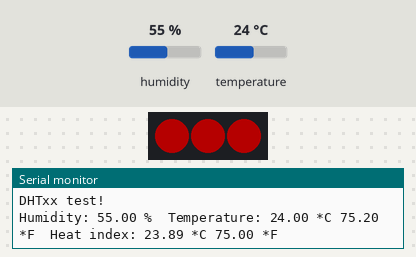
Bench run of a sketch on a simulated Arduino Uno, built with avr-gcc and run on an emulated ATmega328P. On the bench: 3 RGB LEDs in strip order, left to right, the last lines printed to the serial monitor. The test bench sets the inputs (shaded band); at power-on: temperature 24 °C, humidity 55 %. Dim RGB values are drawn brighter than linear; the strip is taken to match the declared colour order.

Above: at 18.0 s.
18.1 s: temperature set to 22 °C
33.1 s: temperature set to 19 °C
At 40.9 s:
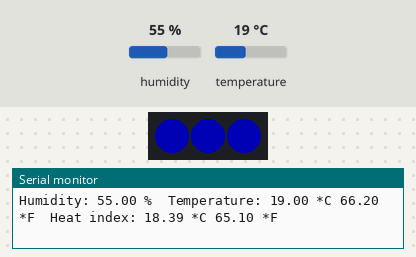
48.1 s: temperature set to 28 °C
At 51.2 s:
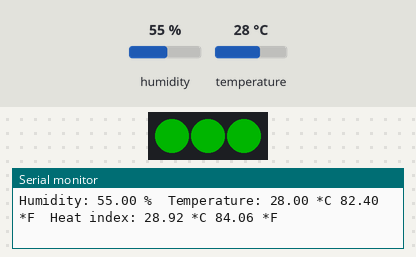
63.1 s: temperature set to 24 °C
At 70.5 s:
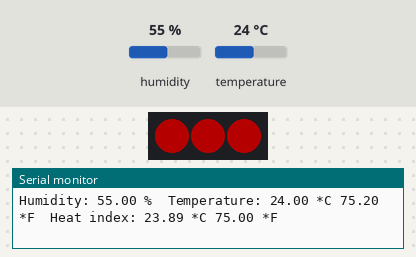
Timing chart, 0 to 72.0 s (numbered marks = the images above; inputs shaded):
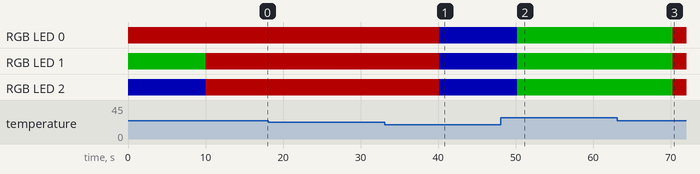

The sketch:

thermometerLedStripe.ino
```cpp
#include "DHT.h"

#define DHTPIN 2     // what digital pin we're connected to

#define DHTTYPE DHT11   // DHT 11

#include <Adafruit_NeoPixel.h>

#define PIN 6

// Parameter 1 = number of pixels in strip
// Parameter 2 = pin number (most are valid)
// Parameter 3 = pixel type flags, add together as needed:
//   NEO_KHZ800  800 KHz bitstream (most NeoPixel products w/WS2812 LEDs)
//   NEO_KHZ400  400 KHz (classic 'v1' (not v2) FLORA pixels, WS2811 drivers)
//   NEO_GRB     Pixels are wired for GRB bitstream (most NeoPixel products)
//   NEO_RGB     Pixels are wired for RGB bitstream (v1 FLORA pixels, not v2)
Adafruit_NeoPixel strip = Adafruit_NeoPixel(3, 7, NEO_RGB + NEO_KHZ800);

// Connect pin 1 (on the left) of the sensor to +5V
// NOTE: If using a board with 3.3V logic like an Arduino Due connect pin 1
// to 3.3V instead of 5V!
// Connect pin 2 of the sensor to whatever your DHTPIN is
// Connect pin 4 (on the right) of the sensor to GROUND
// Connect a 10K resistor from pin 2 (data) to pin 1 (power) of the sensor

// Initialize DHT sensor.
// Note that older versions of this library took an optional third parameter to
// tweak the timings for faster processors.  This parameter is no longer needed
// as the current DHT reading algorithm adjusts itself to work on faster procs.
DHT dht(DHTPIN, DHTTYPE);

void setup() {
  Serial.begin(9600);
  Serial.println("DHTxx test!");
  dht.begin();

  strip.begin();
  strip.setPixelColor(0, 64, 0, 0);
  strip.setPixelColor(1, 0, 64, 0);
  strip.setPixelColor(2, 0, 0, 64);
  strip.show();
}

void loop() {
  // Wait a few seconds between measurements.
  delay(10000);

  // Reading temperature or humidity takes about 250 milliseconds!
  // Sensor readings may also be up to 2 seconds 'old' (its a very slow sensor)
  float h = dht.readHumidity();
  // Read temperature as Celsius (the default)
  float t = dht.readTemperature();
  // Read temperature as Fahrenheit (isFahrenheit = true)
  float f = dht.readTemperature(true);

  // Check if any reads failed and exit early (to try again).
  if (isnan(h) || isnan(t) || isnan(f)) {
    Serial.println("Failed to read from DHT sensor!");
    return;
  }

  // Compute heat index in Fahrenheit (the default)
  float hif = dht.computeHeatIndex(f, h);
  // Compute heat index in Celsius (isFahreheit = false)
  float hic = dht.computeHeatIndex(t, h, false);

  Serial.print("Humidity: ");
  Serial.print(h);
  Serial.print(" %\t");
  Serial.print("Temperature: ");
  Serial.print(t);
  Serial.print(" *C ");
  Serial.print(f);
  Serial.print(" *F\t");
  Serial.print("Heat index: ");
  Serial.print(hic);
  Serial.print(" *C ");
  Serial.print(hif);
  Serial.println(" *F");

  if (t > 25){
    strip.begin();
    strip.setPixelColor(0, 0, 64, 0);
    strip.setPixelColor(1, 0, 64, 0);
    strip.setPixelColor(2, 0, 64, 0);
    strip.show();
  } else if (t > 20){
    strip.begin();
    strip.setPixelColor(0, 64, 0, 0);
    strip.setPixelColor(1, 64, 0, 0);
    strip.setPixelColor(2, 64, 0, 0);
    strip.show();
  } else {
    strip.begin();
    strip.setPixelColor(0, 0, 0, 64);
    strip.setPixelColor(1, 0, 0, 64);
    strip.setPixelColor(2, 0, 0, 64);
    strip.show();
  }
}
```

Measured:
- the behaviour switches between 21 and 20 °C on temperature (found by bisection; images 0 and 1)
- the behaviour switches between 26 and 25 °C on temperature (found by bisection; images 2 and 3)
- after the input at 33.1 s, RGB LED 0–2: RGB(64, 0, 0) → RGB(0, 0, 64) after 7.1 s
- after the input at 48.1 s, RGB LED 0–2: RGB(0, 0, 64) → RGB(0, 64, 0) after 2.1 s
- after the input at 63.1 s, RGB LED 0–2: RGB(0, 64, 0) → RGB(64, 0, 0) after 7.2 s
